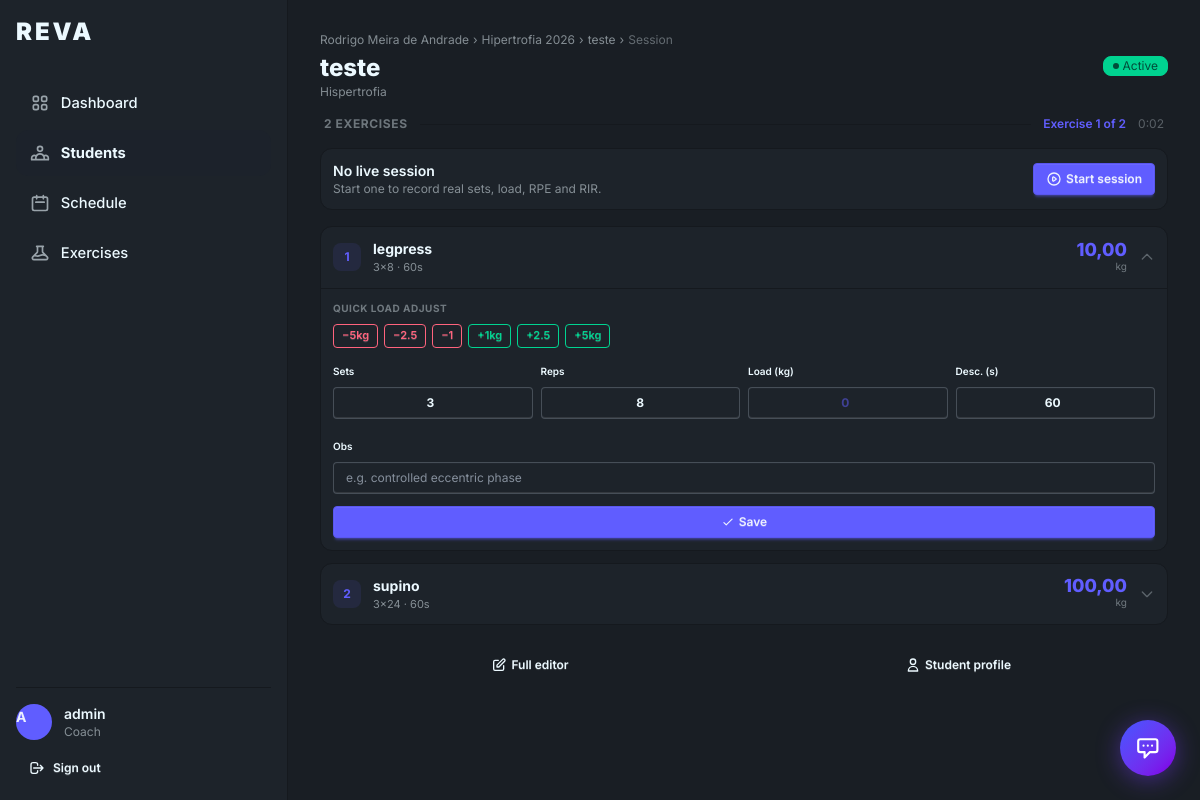
Before: /workouts/1/session/ (signed in) with the older database file.
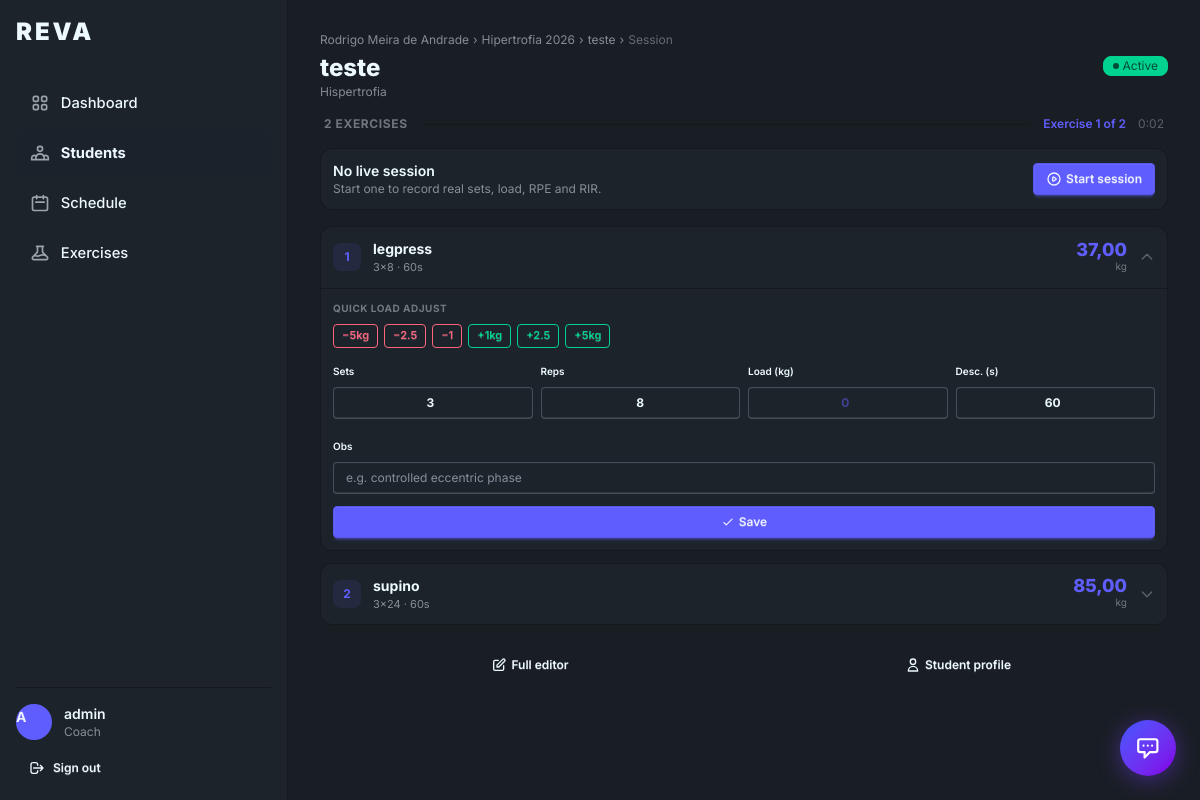
After: the same page with the newer database file.
### workouts/models.py (models this page shows, shortened)
class ExercisePrescription(models.Model):
	workout = models.ForeignKey(WorkoutPlan, on_delete=models.CASCADE, related_name="exercises")
	exercise_ref = models.ForeignKey(
		Exercise,
		on_delete=models.SET_NULL,
		null=True,
		blank=True,
		related_name="prescriptions",
		verbose_name="Exercício do catálogo",
	)
	name = models.CharField(max_length=120, blank=True)
	sets = models.PositiveSmallIntegerField(default=3)
	reps = models.CharField(max_length=30, default="8-12")
	current_load_kg = models.DecimalField(max_digits=6, decimal_places=2, null=True, blank=True)
	rest_seconds = models.PositiveIntegerField(default=60)
	exercise_order = models.PositiveSmallIntegerField(default=1)
	notes = models.CharField(max_length=255, blank=True)
	class Meta:
		ordering = ["exercise_order", "id"]
		unique_together = ("workout", "exercise_order")
	@property
	def display_name(self):
		if self.exercise_ref:
			return self.exercise_ref.name
		return self.name or "Exercício sem nome"
	@property
	def image(self):
		if self.exercise_ref and self.exercise_ref.image:
			return self.exercise_ref.image
		return None
	@property
	def muscle_group_label(self):
		if self.exercise_ref:
			return self.exercise_ref.muscle_group_label
		return ""

### workouts/views.py (the view)
# urls.py: path("<int:pk>/session/", WorkoutSessionView.as_view(), name="workout-session"),
class WorkoutSessionView(LoginRequiredMixin, TrainerRequiredMixin, DetailView):
	model = WorkoutPlan
	template_name = "workouts/workout_session.html"
	context_object_name = "workout"
	def get_queryset(self):
		return _trainer_workout_queryset(self.request.user).select_related(
			"athlete__user"
		).prefetch_related("exercises__exercise_ref", "exercises__alternatives__exercise_ref", "sessions__set_logs")
	def get_context_data(self, **kwargs):
		ctx = super().get_context_data(**kwargs)
		exercises = list(self.object.exercises.select_related("exercise_ref").prefetch_related("alternatives__exercise_ref").all())
		active_session = WorkoutExecutionService.get_active_session(self.request.user, self.object)
		if active_session is not None:
			logs_by_exercise = {}
			for set_log in active_session.set_logs.select_related("exercise", "exercise__exercise_ref").order_by("exercise__exercise_order", "set_number"):
				logs_by_exercise.setdefault(set_log.exercise_id, []).append(set_log)
			for exercise in exercises:
				logs = logs_by_exercise.get(exercise.pk, [])
				exercise.session_logs = logs
				exercise.next_set_number = len(logs) + 1
		else:
			for exercise in exercises:
				exercise.session_logs = []
				exercise.next_set_number = 1
		ctx["exercises"] = exercises
		ctx["active_session"] = active_session
		ctx["set_log_form"] = WorkoutSetLogForm()
		ctx["recent_sessions"] = (
			WorkoutSession.objects.filter(workout=self.object, trainer=self.request.user)
			.prefetch_related("set_logs")
			.order_by("-started_at")[:5]
		)
		return ctx

### workouts/forms.py
class WorkoutSetLogForm(forms.Form):
    actual_reps = forms.IntegerField(min_value=0, max_value=999)
    load_kg = forms.DecimalField(required=False, max_digits=6, decimal_places=2, min_value=0)
    rpe = forms.DecimalField(required=False, max_digits=3, decimal_places=1, min_value=1, max_value=10)
    rir = forms.DecimalField(required=False, max_digits=3, decimal_places=1, min_value=0, max_value=10)
    notes = forms.CharField(required=False, max_length=255)

### accounts/models.py (called while the page is built)
	@property
	def is_trainer(self):
		return self.role == UserRole.TRAINER

### athletes/models.py (called while the page is built)
	@property
	def has_active_trainer(self):
		return self.trainer_id is not None and self.relationship_status == StudentRelationshipStatus.ACTIVE

### core/mixins.py (called while the page is built)
    def test_func(self):
        return self.request.user.is_authenticated and self.request.user.is_trainer

### workouts/services.py (called while the page is built)
    @staticmethod
    def require_trainer(user):
        if user is None or not getattr(user, "is_trainer", False):
            raise PermissionDenied("Apenas treinadores podem gerenciar treinos.")
        return user

    @staticmethod
    def require_trainer(user):
        return WorkoutService.require_trainer(user)

### templates/workouts/workout_session.html (shortened to what the changed rows need)
{% extends 'base.html' %}
{% block screen_id %}workout-session{% endblock %}
{% block content %}
<div class="flex items-center justify-between gap-3 mb-4">
  <div class="min-w-0">
    <h1 class="text-xl sm:text-2xl font-extrabold truncate">{{ workout.name }}</h1>
  </div>
</div>
<div class="space-y-3" id="exercise-list">
  {% for exercise in exercises %}
    <div class="bg-base-100 rounded-xl border border-base-300 overflow-hidden exercise-card" data-pk="{{ exercise.pk }}">
      <div class="flex items-center gap-3 p-3 cursor-pointer select-none" onclick="toggleCard({{ exercise.pk }})">
        <div class="w-7 h-7 rounded-lg bg-primary/10 flex items-center justify-center shrink-0">
          <span class="text-xs font-bold text-primary">{{ forloop.counter }}</span>
        </div>
        <div class="flex-1 min-w-0">
          <p class="font-bold text-sm truncate">{{ exercise.display_name }}</p>
          <p class="text-[11px] opacity-50">
            {{ exercise.sets }}×{{ exercise.reps }}
            · {{ exercise.rest_seconds }}s
          </p>
        </div>
        <div class="text-right shrink-0">
          <p class="text-lg font-extrabold text-primary leading-none">{{ exercise.current_load_kg|default:"–" }}</p>
          <p class="text-[10px] opacity-40">kg</p>
        </div>
        <svg class="w-4 h-4 opacity-30 shrink-0 transition-transform duration-200 chevron-icon" fill="none" viewBox="0 0 24 24" stroke="currentColor"><path stroke-linecap="round" stroke-linejoin="round" stroke-width="2" d="M19 9l-7 7-7-7"/></svg>
      </div>
      <div class="edit-section hidden border-t border-base-300" id="edit-{{ exercise.pk }}">
        <div class="px-3 pt-3 pb-2">
          <p class="text-[10px] font-bold opacity-40 uppercase tracking-wider mb-2">Quick load adjust</p>
          <div class="flex flex-wrap gap-1.5">
            {% with current=exercise.current_load_kg|default:0 %}
              <button type="button" class="btn btn-xs btn-outline btn-error quick-load-btn" data-exercise="{{ exercise.pk }}" data-workout="{{ workout.pk }}" data-delta="-5">−5kg</button>
              <button type="button" class="btn btn-xs btn-outline btn-error quick-load-btn" data-exercise="{{ exercise.pk }}" data-workout="{{ workout.pk }}" data-delta="-2.5">−2.5</button>
              <button type="button" class="btn btn-xs btn-outline btn-error quick-load-btn" data-exercise="{{ exercise.pk }}" data-workout="{{ workout.pk }}" data-delta="-1">−1</button>
              <button type="button" class="btn btn-xs btn-outline btn-success quick-load-btn" data-exercise="{{ exercise.pk }}" data-workout="{{ workout.pk }}" data-delta="1">+1kg</button>
              <button type="button" class="btn btn-xs btn-outline btn-success quick-load-btn" data-exercise="{{ exercise.pk }}" data-workout="{{ workout.pk }}" data-delta="2.5">+2.5</button>
              <button type="button" class="btn btn-xs btn-outline btn-success quick-load-btn" data-exercise="{{ exercise.pk }}" data-workout="{{ workout.pk }}" data-delta="5">+5kg</button>
            {% endwith %}
          </div>
        </div>
        <form method="post" action="{% url 'exercise-update' workout.pk exercise.pk %}" class="px-3 pb-3 space-y-2">
          <div class="grid grid-cols-4 gap-2">
            <fieldset class="fieldset">
              <legend class="fieldset-legend text-[10px]">Sets</legend>
              <input class="input input-sm w-full text-center font-bold" type="number" name="sets" value="{{ exercise.sets }}" min="1" required>
            </fieldset>
            <fieldset class="fieldset">
              <legend class="fieldset-legend text-[10px]">Reps</legend>
              <input class="input input-sm w-full text-center font-bold" type="text" name="reps" value="{{ exercise.reps }}" required>
            </fieldset>
            <fieldset class="fieldset">
              <legend class="fieldset-legend text-[10px]">Load (kg)</legend>
              <input class="input input-sm w-full text-center font-bold text-primary" type="number" name="current_load_kg" step="0.01" min="0" value="{{ exercise.current_load_kg|default:'' }}" placeholder="0">
            </fieldset>
            <fieldset class="fieldset">
              <legend class="fieldset-legend text-[10px]">Desc. (s)</legend>
              <input class="input input-sm w-full text-center font-bold" type="number" name="rest_seconds" value="{{ exercise.rest_seconds }}" min="0" required>
            </fieldset>
          </div>
          <fieldset class="fieldset">
            <legend class="fieldset-legend text-[10px]">Obs</legend>
            <input class="input input-sm w-full" type="text" name="notes" value="{{ exercise.notes }}" placeholder="e.g. controlled eccentric phase">
          </fieldset>
          <button class="btn btn-primary btn-sm btn-block gap-1" type="submit">
            <svg class="w-3.5 h-3.5" fill="none" viewBox="0 0 24 24" stroke="currentColor"><path stroke-linecap="round" stroke-linejoin="round" stroke-width="2" d="M5 13l4 4L19 7"/></svg>
            Save
          </button>
        </form>
      </div>
    </div>
  {% endfor %}
</div>
{% endblock %}

Changed rows visible on the page:
changed ExercisePrescription "legpress": current_load_kg "10,00" → "37,00"
changed ExercisePrescription "supino": current_load_kg "100,00" → "85,00"
